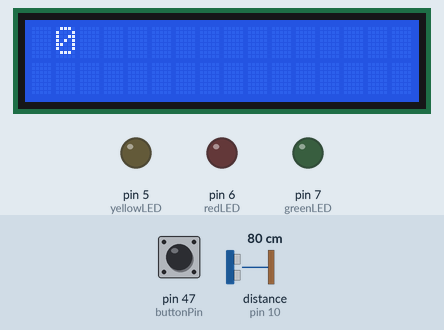
This sketch was run on a simulated Arduino Mega 2560, built with avr-gcc and run on an emulated ATmega2560. Shown: 16×2 character LCD, output pins drawn as LEDs (lit = HIGH). Wiring (inferred from the names in the program): ultrasonic range finder: trigger pin 9; echo pin 10. The inputs (shaded band) are chosen by the test bench; at power-on: distance to the obstacle (sensor on pin 10) 80 cm, pin 47 (buttonPin) HIGH. The echo pulse lasts 58.3 µs per cm; pins used as bus, display or sensor lines are not drawn; what the sketch prints to the serial monitor is not drawn.

Above: at 1.2 s.
1.3 s: distance to the obstacle (sensor on pin 10) set to 4 cm
At 2.0 s:
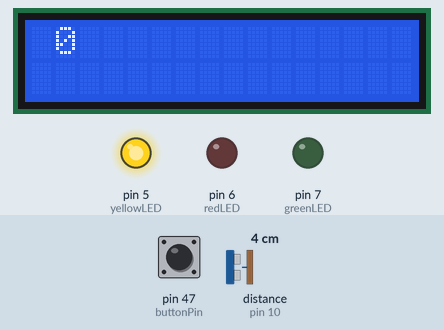
4.3 s: distance to the obstacle (sensor on pin 10) set to 2 cm
At 5.8 s:
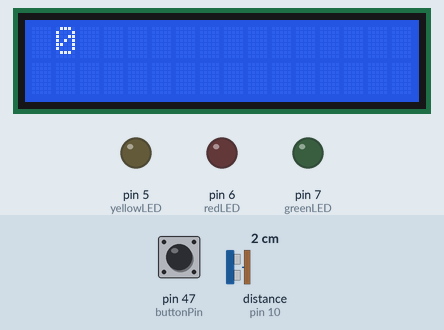
6.1 s: distance to the obstacle (sensor on pin 10) set to 8 cm
At 8.9 s:
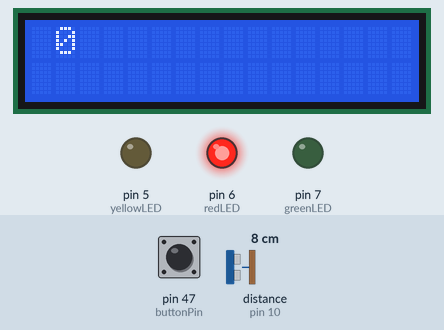
9.1 s: distance to the obstacle (sensor on pin 10) set to 9 cm
At 10.7 s:
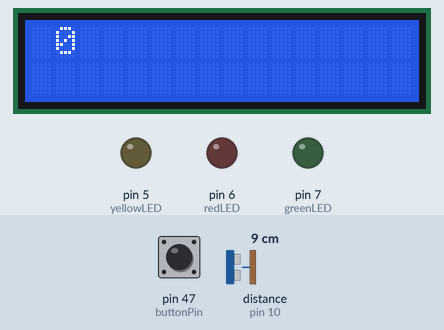
Timing chart, 0 to 11.9 s (numbered marks = the images above; inputs shaded):
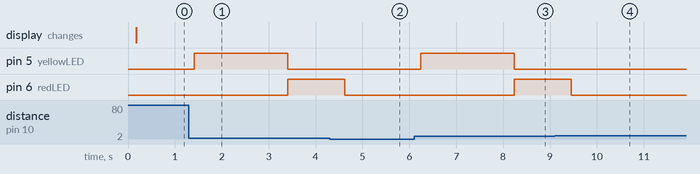

Measured:
- the behaviour switches between 4 and 3 cm on distance to the obstacle (sensor on pin 10) (found by bisection; images 1 and 2)
- after the input at 1.3 s, pin 5 (yellowLED): LOW → HIGH after 0.11 s, → LOW 2.0 s later; pin 6 (redLED): LOW → HIGH after 2.1 s
- after the input at 4.3 s, pin 5 (yellowLED): stays LOW (without the input it goes to HIGH after 0.32 s); pin 6 (redLED): HIGH → LOW after 0.32 s
- after the input at 6.1 s, pin 5 (yellowLED): LOW → HIGH after 0.14 s, → LOW 2.0 s later; pin 6 (redLED): LOW → HIGH after 2.1 s
- after the input at 9.1 s, pin 5 (yellowLED): stays LOW (without the input it goes to HIGH after 0.35 s); pin 6 (redLED): HIGH → LOW after 0.35 s

The sketch:

ultrasonic_sensor_test.ino
```cpp
#define trigPin 9
#define echoPin 10

#define redLED 6
#define greenLED 7
#define yellowLED 5

#define buttonPin 47

#include <Wire.h>
#include <LiquidCrystal_I2C.h>

LiquidCrystal_I2C lcd(0x3f, 2, 1, 0, 4, 5, 6, 7, 3, POSITIVE);

long duration;
int distance;
int button;
int sum = 0;

void setup() {
  Serial.begin(9600);
  pinMode(trigPin, OUTPUT);
  pinMode(echoPin, INPUT);
  lcd.begin(16,2);
  lcd.backlight();
  pinMode(greenLED,OUTPUT);
  pinMode(redLED,OUTPUT);
  pinMode(yellowLED,OUTPUT);
  pinMode(buttonPin, INPUT);
}

void loop() {
  digitalWrite(trigPin, LOW);
  delayMicroseconds(2);

  digitalWrite(trigPin, HIGH);
  delayMicroseconds(10);
  digitalWrite(trigPin,LOW);

  duration = pulseIn(echoPin, HIGH);
  distance =( (duration*0.034)/2 );

  button = digitalRead(buttonPin);
  delay(100);
  Serial.print("Distance: ");
  Serial.println(distance);

//  if(distance < 10){
//  lcd.setCursor(3,1);
//  lcd.print(distance);
//  delay(500);
//  lcd.clear();
//  digitalWrite(greenLED, HIGH);
//  digitalWrite(redLED,LOW);
//  } else {
//    digitalWrite(redLED,HIGH);
//    digitalWrite(greenLED, LOW);
//  }
  if(button == LOW){
    sum = 0;
  }
  lcd.setCursor(1,0);
  lcd.print(sum);
  if(distance >= 3 && distance < 8){
    digitalWrite(yellowLED, HIGH);
    delay(2000);
    if(distance > 5 && distance < 7){
        digitalWrite(greenLED, HIGH);
        digitalWrite(yellowLED, LOW);
        digitalWrite(redLED, LOW);
        Serial.print("Distance: ");
        Serial.println(distance);
        lcd.clear();
        lcd.setCursor(1,0);
        lcd.print(sum);
        sum = sum + 5;
    } else {
      digitalWrite(redLED,HIGH);
      digitalWrite(greenLED,LOW);
      digitalWrite(yellowLED, LOW);
      Serial.print("Distance: ");
      Serial.println(distance);
      lcd.clear();
      lcd.setCursor(1,0);
      lcd.print(sum);
    }
    delay(1000);
  } else {
    digitalWrite(yellowLED, LOW);
    digitalWrite(redLED,LOW);
  }
  delay(100);


}
```
